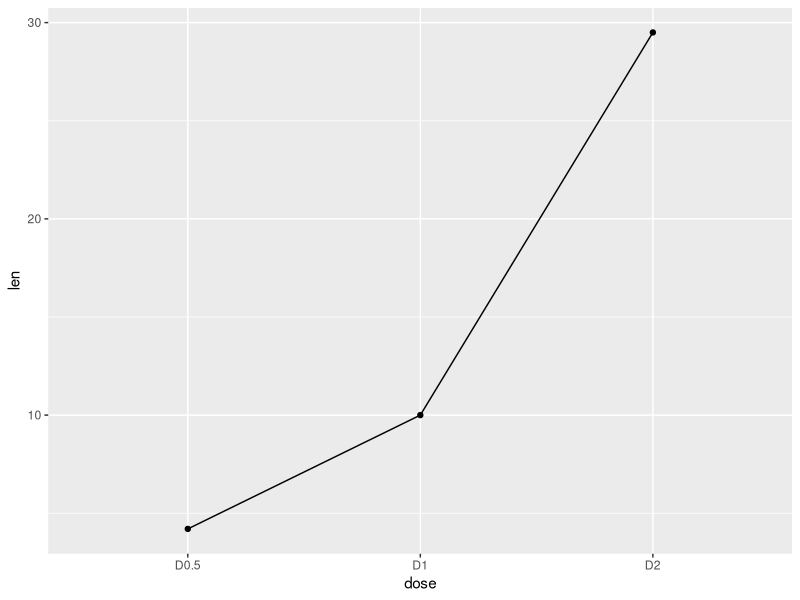
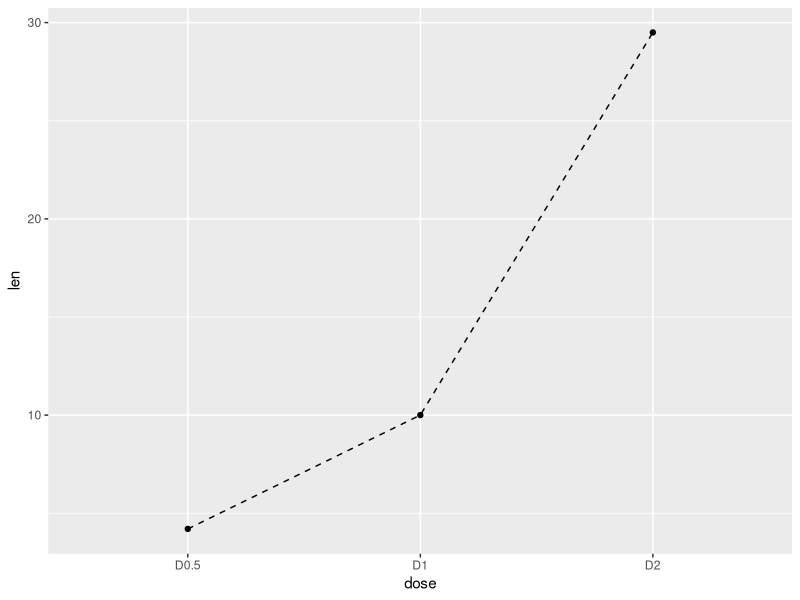
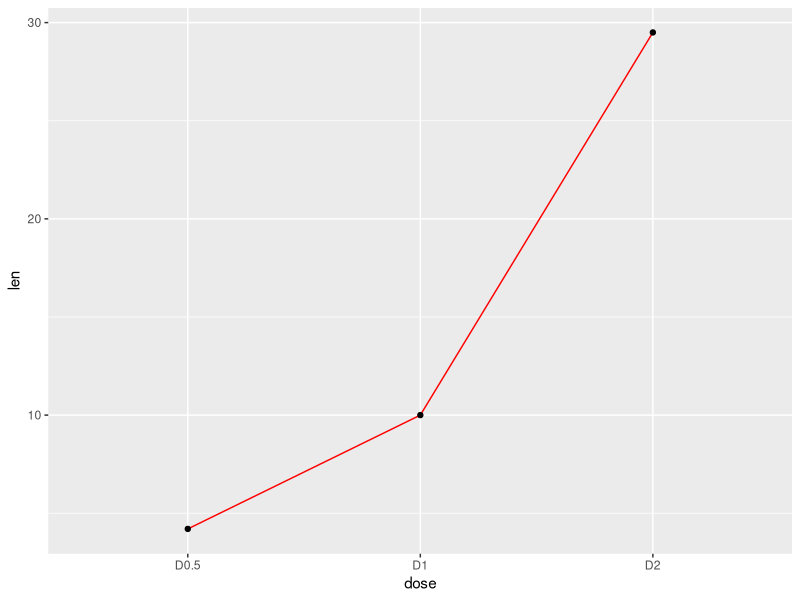
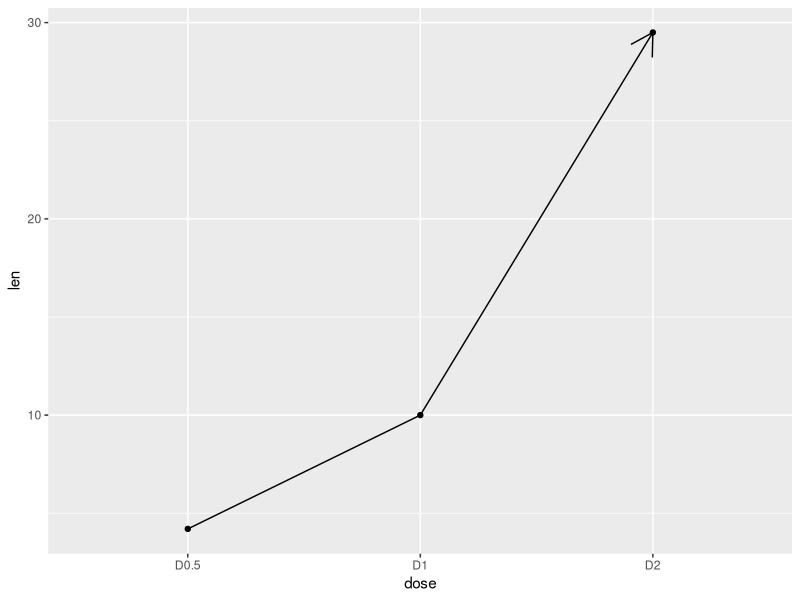
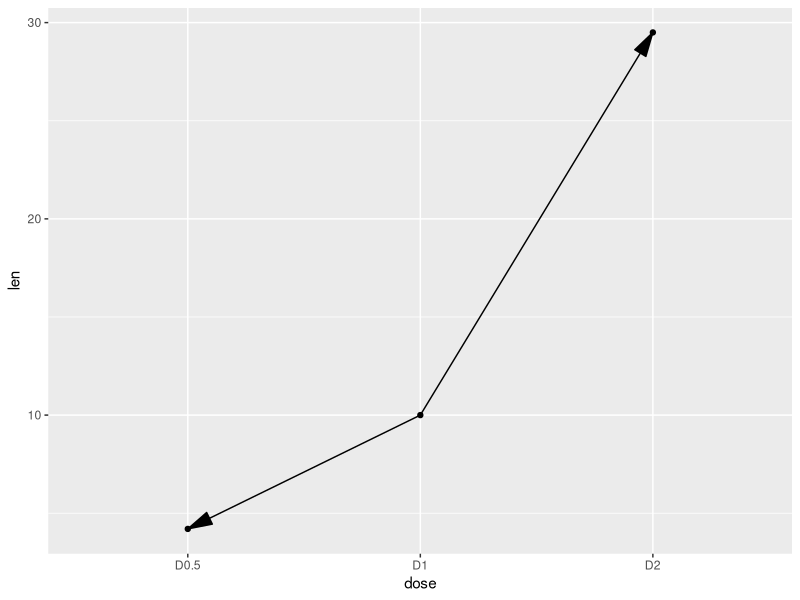
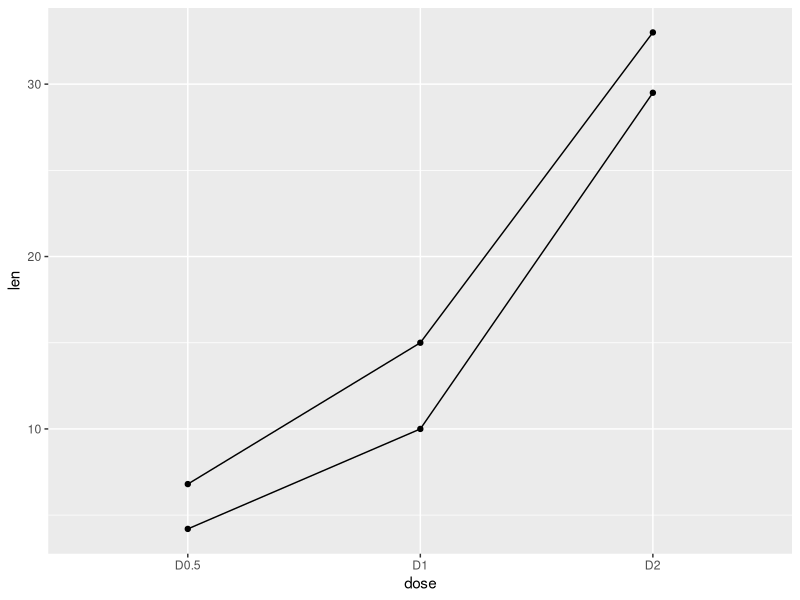
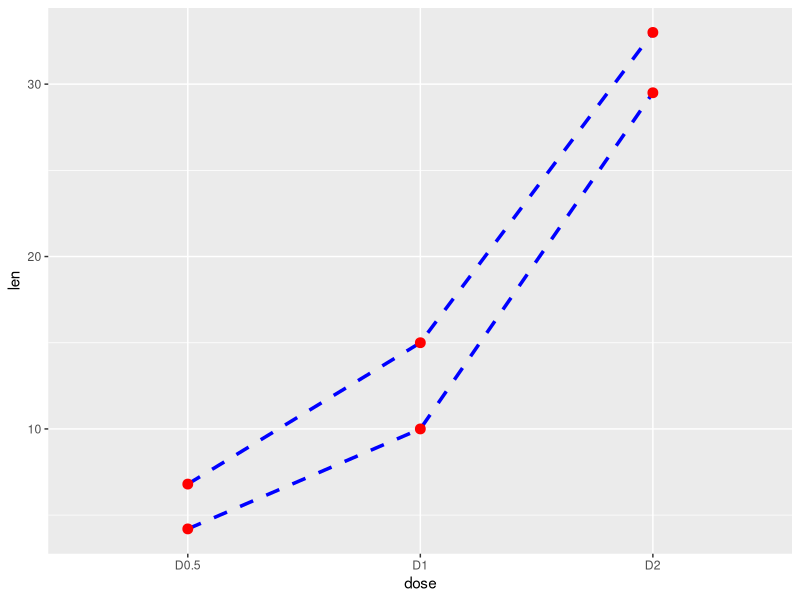
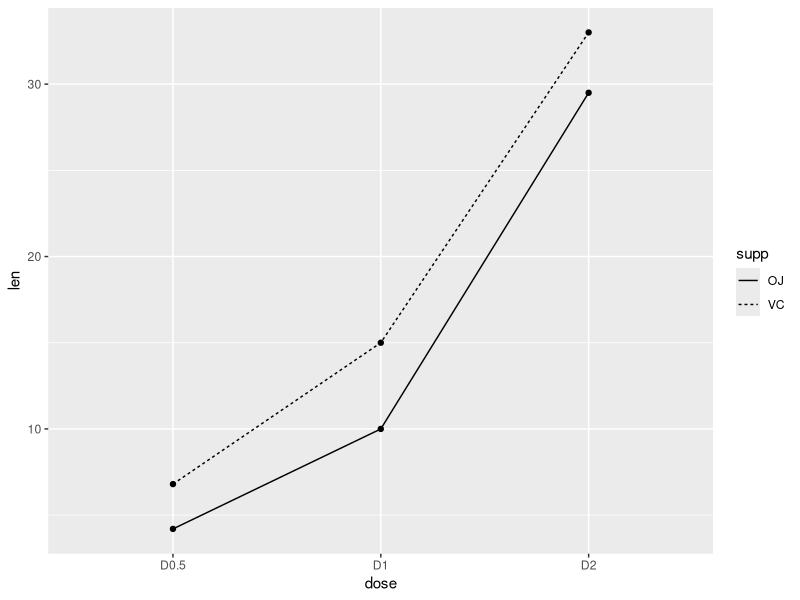

These figures' R source, in order:
#install.packages("ggplot2")
library(ggplot2)
df <- data.frame(c("D0.5", "D1", "D2"),
                 c(4.2, 10, 29.5))
names(df) <- c("dose", "len")
head(df)
# Basic line plot with points
ggplot(data=df, aes(x=dose, y=len, group=1)) +
  geom_line()+
  geom_point()
# Change the line type
ggplot(data=df, aes(x=dose, y=len, group=1)) +
  geom_line(linetype = "dashed")+
  geom_point()
# Change the color
ggplot(data=df, aes(x=dose, y=len, group=1)) +
  geom_line(color="red")+
  geom_point()

library(grid)
# Add an arrow
ggplot(data=df, aes(x=dose, y=len, group=1)) +
  geom_line(arrow = arrow())+
  geom_point()
# Add a closed arrow to the end of the line
myarrow=arrow(angle = 15, 
              ends = "both", 
              type = "closed")
ggplot(data=df, aes(x=dose, y=len, group=1)) +
  geom_line(arrow=myarrow)+
  geom_point()

df2 <- data.frame(supp=rep(c("VC", "OJ"), each=3),
                  dose=rep(c("D0.5", "D1", "D2"),2),
                  len=c(6.8, 15, 33, 4.2, 10, 29.5))
head(df2)
ggplot(data=df2, aes(x=dose, y=len, group=supp)) +
  geom_line()+
  geom_point()

ggplot(data=df2, aes(x=dose, y=len, group=supp)) +
  geom_line(linetype="dashed", color="blue", size=1.2)+
  geom_point(color="red", size=3)

ggplot(df2, aes(x=dose, y=len, group=supp)) +
  geom_line(aes(linetype=supp))+
  geom_point()

ggplot(df2, aes(x=dose, y=len, group=supp)) +
  geom_line(aes(linetype=supp)) +
  geom_point()

ggplot(df2, aes(x=dose, y=len, group=supp)) + geom_line(aes(linetype=supp)) + geom_point(aes(shape=supp))

ggplot(df2, aes(x=dose, y=len, group=supp)) +
  geom_line(aes(linetype=supp)) +
  geom_point()+
  scale_linetype_manual(values=c("twodash", "dotted"))

ggplot(df2, aes(x=dose, y=len, group=supp)) +
  geom_line(aes(color=supp)) +
  geom_point(aes(color=supp))
